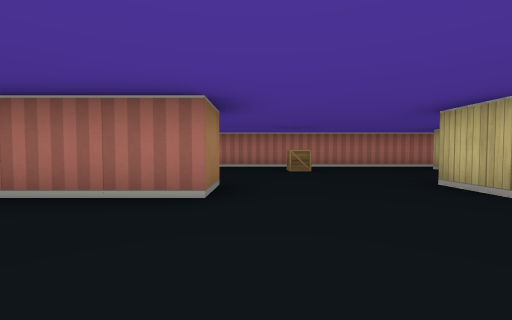
[1] (above)

16 first-person views from a walk through a cub3D level. The camera is about half as high as the walls, tilts 2° down and sees 90° across. The floor is counted in squares. Each view is taken from the middle of a square. On the plan, view 1 faces up. The plan holds only what a view shows up to about 9 squares ahead; the rest is blank.

[2]
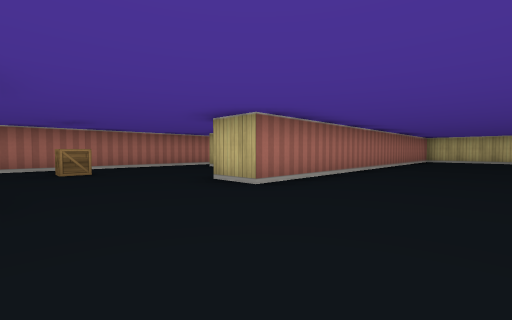

[3]
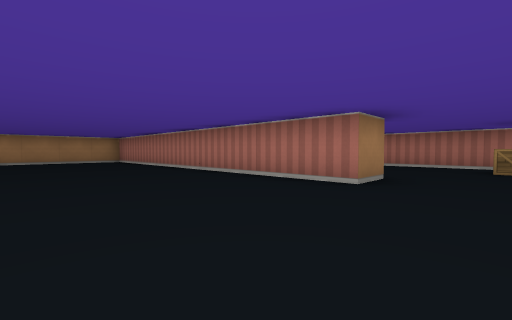

[4]
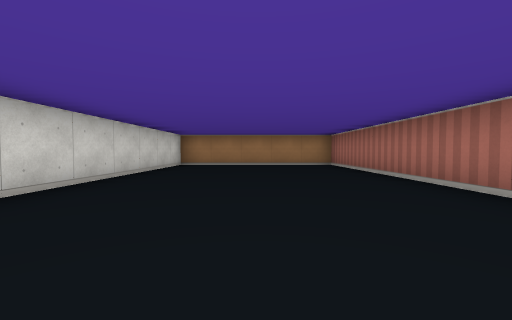

[5]
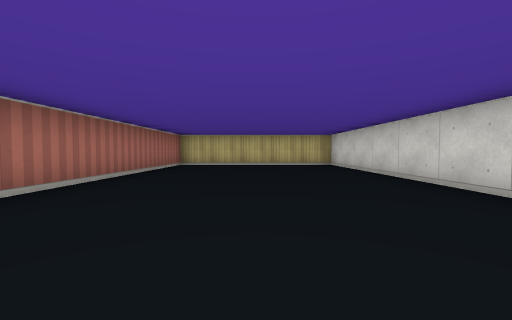

[6]
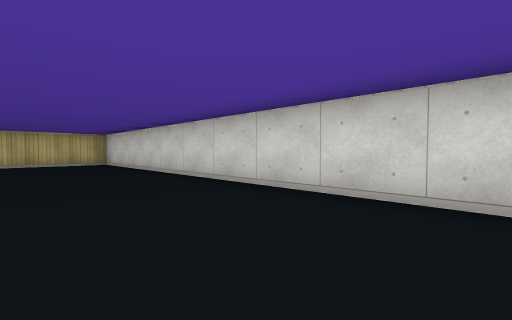

[7]
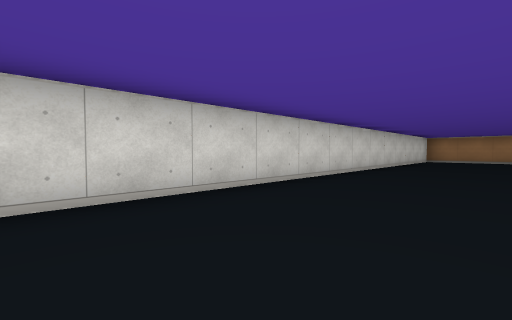

[8]
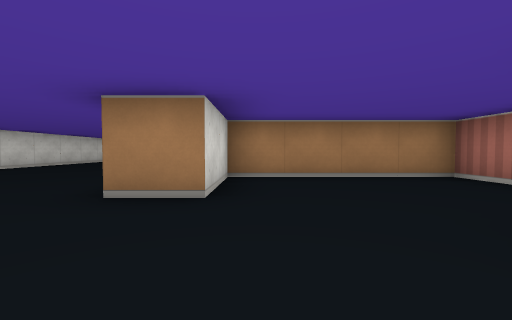

[9]
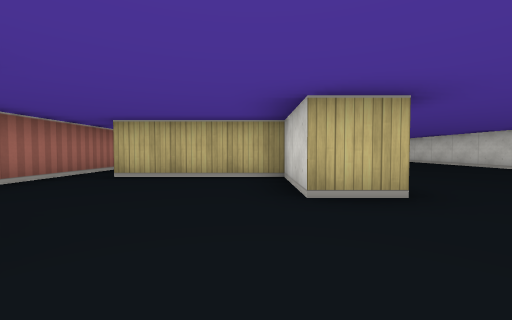

[10]
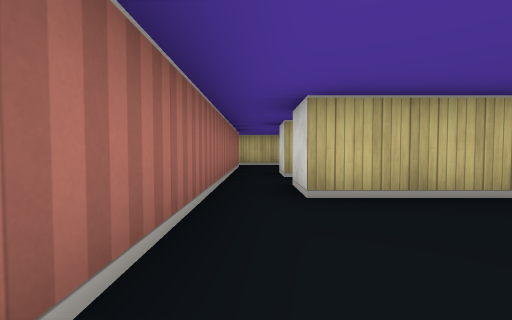

[11]
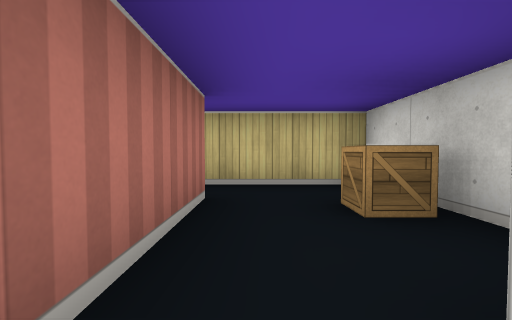

[12]
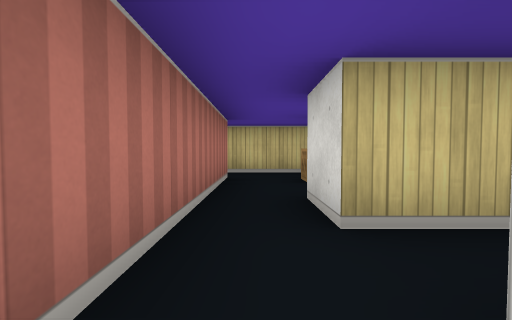

[13]
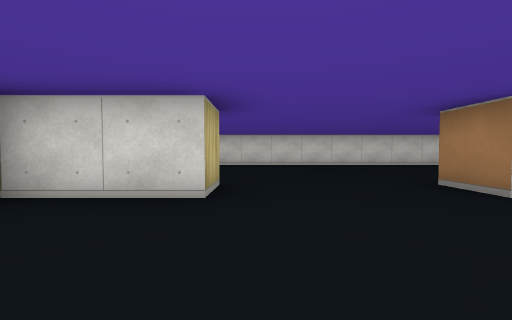

[14]
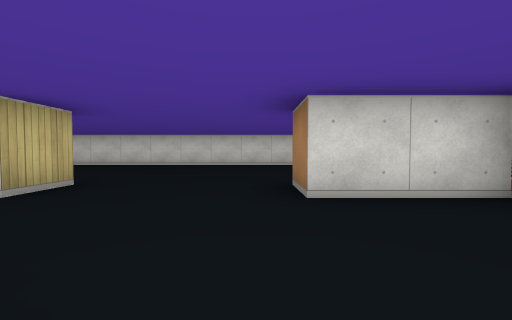

[15]
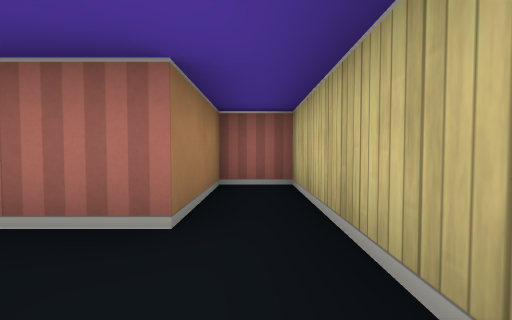

[16]
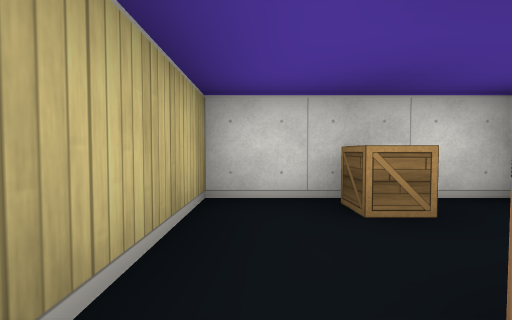

### Floor plan
Ten units are one square. View 1 is at (0, 0); x grows to the right and y downward. Boxes are objects, and circles mark ways between rooms. Rooms are numbered by the first view taken in them; rooms with no view inside come last. Other rooms are left out.
<svg viewBox="-110 -100 240 130">
<path fill="none" stroke="#000" d="M55 -75 -25 -75 -25 -35 -5 -35 -5 -25 -105 -25 -105 25 125 25 125 -25 25 -25 25 -35 45 -35 45 -65 55 -65M74 -55 105 -55 105 -95 95 -95 95 -75 55 -75M65 -65 75 -65"/>
<rect x="5" y="-65" width="10" height="10" fill="#bbb"><title>crate</title></rect>
<rect x="85" y="-65" width="10" height="10" fill="#bbb"><title>crate</title></rect>
<circle cx="50" cy="-70" r="3" fill="#2a7"/>
<text x="10" y="-10">1</text>
<text x="90" y="-70">2</text>
</svg>
Room 1 opens to room 2.

Where each view was taken, in squares from view 1:
view 1: 0 up, 0 right, facing up
view 2: 0 up, 0 right, facing up-right
view 3: 1 down, 1 right, facing up-left
view 4: 0 up, 2 left, facing left
view 5: 0 up, 4 right, facing right
view 6: 0 up, 3 right, facing down-right
view 7: 0 up, 2 right, facing down-left
view 8: 4 up, 2 right, facing left
view 9: 4 up, 0 right, facing right
view 10: 7 up, 2 right, facing right
view 11: 7 up, 7 right, facing right
view 12: 7 up, 5 right, facing right
view 13: 6 up, 2 right, facing down
view 14: 6 up, 0 right, facing down
view 15: 6 up, 10 right, facing up
view 16: 8 up, 10 right, facing down
